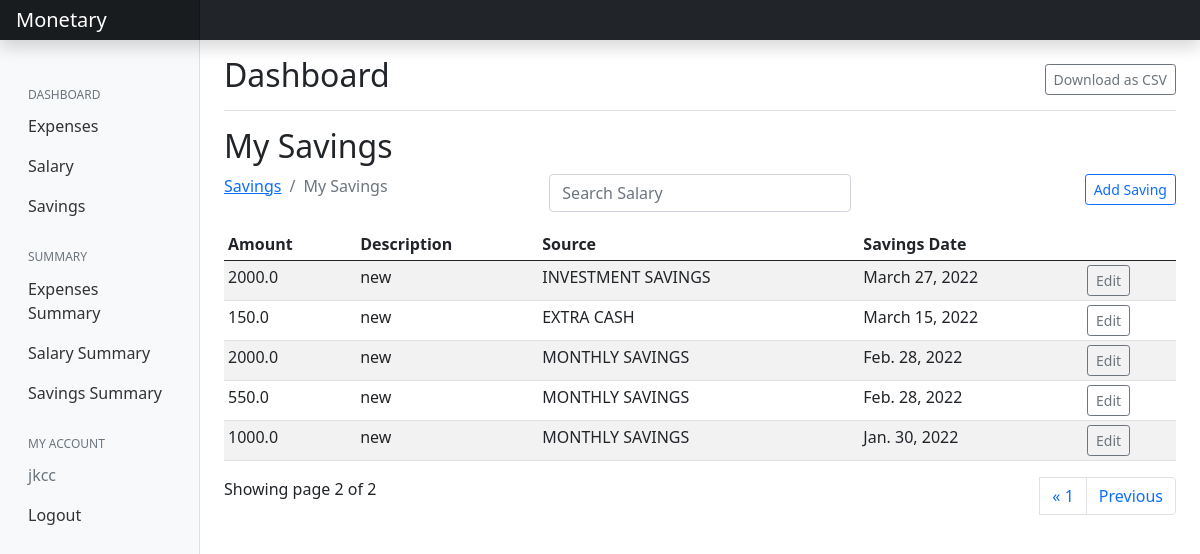
Page /saving/?page=2 (signed in) on the committed database.
### saving/models.py (models this page shows, shortened)
class Saving(models.Model):
    amount = models.FloatField()
    date = models.DateField(default=now)
    description = models.TextField()
    owner = models.ForeignKey(to=User, on_delete=models.CASCADE)
    source = models.CharField(max_length=200)
    class Meta:
        ordering = ['-date']

### saving/views.py (the view)
# urls.py: path('', views.index, name="expenses"),
@login_required(login_url='/accounts/login')
def index(request):
    sources = Source.objects.all()
    saving = Saving.objects.filter(owner=request.user)
    paginator = Paginator(saving, 5)
    page_num = request.GET.get('page')
    page_obj = Paginator.get_page(paginator, page_num)
    context = {
        'saving': saving,
        'page_obj': page_obj
    }
    return render(request, 'saving/index.html', context)

### saving/templates/saving/index.html (shortened to what this page needs)
{% extends 'base.html' %}
{% load static %}
{% block content %}
{% if saving.count %}
<div class="d-flex justify-content-between flex-wrap flex-md-nowrap align-items-center pt-3 pb-2 mb-3 border-bottom">
    <h1 class="h2">Dashboard</h1>
    <div class="btn-toolbar mb-2 mb-md-0">
       <a href="{% url 'saving-csv' %}" class="btn btn-outline-secondary btn-sm">Download as CSV</a>
    </div>
</div>
<h2>My Savings</h2>
<div class="row">
    <div class="col-md-4">
        <nav aria-label="breadcrumb">
            <ol class="breadcrumb">
                <li class="breadcrumb-item"><a href="{% url 'salary' %}">Savings</a></li>
                <li class="breadcrumb-item active" aria-current="page">My Savings</li>
            </ol>
        </nav>
    </div>
    <div class="col-md-4">
        <div class="form-group">
            <input type="text" class="form-control mb-3" id="searchField" placeholder="Search Salary">
        </div>
    </div>
    <div class="col-md-4">
        <a href="{% url 'add-saving' %}" class="btn btn-outline-primary btn-sm mb-3 float-end">Add Saving</a>
    </div>
</div>
<div class="app-table table-responsive">
    <table class="table table-striped table-sm">
        <thead>
            <tr>
                <th>Amount</th>
                <th>Description</th>
                <th>Source</th>
                <th>Savings Date</th>
                <th></th>
            </tr>
        </thead>
        <tbody>
            {% for saving in page_obj %}
            <tr>
                <td>{{saving.amount}}</td>
                <td>{{saving.description}}</td>
                <td>{{saving.source}}</td>
                <td>{{saving.date}}</td>
                <td><a href="{% url 'saving-edit' saving.id %}" class="btn btn-outline-secondary btn-sm">Edit</a></td>
            </tr>
            {% endfor %}
        </tbody>
    </table>
</div>
<div class="pagination-container">
    <div>
        Showing page {{ page_obj.number }} of {{ page_obj.paginator.num_pages }}
        <ul class="pagination align-right float-end mr-auto">
            {% if page_obj.has_previous %}
            <li {% if page_obj == 1 %} class="page-item active" {% endif %}><a class="page-link" href="?page=1">&laquo;
                    1</a></li>
            <li class="page-item"><a class="page-link" href="?page={{ page_obj.previous_page_number }}">Previous</a>
            </li>
            {% endif %}
        </ul>
    </div>
</div>
{% endif %}
{% endblock %}

### templates/base.html (shortened to what this page needs)
{% load static %}
<!doctype html>
<html lang="en">
<head>
    <link href="{% static 'css/main.css' %}" rel="stylesheet">
    <link href="https://cdn.jsdelivr.net/npm/bootstrap@5.0.2/dist/css/bootstrap.min.css" rel="stylesheet"
>
</head>
<body>
    <header class="navbar navbar-dark bg-dark sticky-top flex-md-nowrap p-0 shadow">
        <a class="navbar-brand col-md-3 col-lg-2 me-0 px-3" href="{% url 'expenses' %}">Monetary</a>
    </header>
    <div class="container-fluid">
        <div class="row">
            <nav id="sidebarOption" class="col-md-3 col-lg-2 d-md-block bg-light sidebar collapse">
                <div class="position-sticky pt-3">
                    <ul class="nav flex-column">
                        <h6
                            class="sidebar-heading d-flex justify-content-between align-items-center px-3 mt-4 mb-1 text-muted">
                            <span>Dashboard</span>
                        </h6>
                        <li class="nav-item">
                            <a class="nav-link" href="{% url 'expenses' %}">
                                Expenses
                            </a>
                        </li>
                        <li class="nav-item">
                            <a class="nav-link" href="{% url 'salary' %}">
                                Salary
                            </a>
                        </li>
                        <li class="nav-item">
                            <a class="nav-link" href="{% url 'saving' %}">
                                Savings
                            </a>
                        </li>
                    </ul>
                    <h6
                        class="sidebar-heading d-flex justify-content-between align-items-center px-3 mt-4 mb-1 text-muted">
                        <span>Summary</span>
                    </h6>
                    <ul class="nav flex-column mb-2">
                        <li class="nav-item">
                            <a class="nav-link" href="{% url 'stats' %}">
                                Expenses Summary
                            </a>
                        </li>
                        <li class="nav-item">
                            <a class="nav-link" href="{% url 'salary-stats' %}">
                                Salary Summary
                            </a>
                        </li>
                        <li class="nav-item">
                            <a class="nav-link" href="{% url 'saving-stats' %}">
                                Savings Summary
                            </a>
                        </li>
                    </ul>
                    <h6
                        class="sidebar-heading d-flex justify-content-between align-items-center px-3 mt-4 mb-1 text-muted">
                        <span>My Account</span>
                    </h6>
                    <ul class="nav flex-column mb-2">
                        {% if user.is_authenticated %}
                            <li class="nav-item">
                                <a class="nav-link disabled" href="#">{{ request.user.username }}</a>
                            </li>
                            <li class="nav-item">
                                <a class="nav-link" href="{% url 'account_logout' %}">Logout</a>
                            </li>
                        {% endif %}
                    </ul>
                </div>
            </nav>
            <main class="col-md-9 ms-sm-auto col-lg-10 px-md-4">
                {% block content %}
                {% endblock %}
            </main>
        </div>
    </div>
</body>
</html>

### static/css/main.css (style rules this page uses)
body { font-size: .875rem; }
.sidebar { position: fixed; top: 0; bottom: 0; left: 0; z-index: 100; padding: 48px 0 0; box-shadow: inset -1px 0 0 rgba(0, 0, 0, .1); }
.sidebar .nav-link { font-weight: 500; color: #333; }
.sidebar-heading { font-size: .75rem; text-transform: uppercase; }
.navbar-brand { padding-top: .75rem; padding-bottom: .75rem; font-size: 1rem; background-color: rgba(0, 0, 0, .25); box-shadow: inset -1px 0 0 rgba(0, 0, 0, .25); }

### rows in the picture
Saving: amount "2000.0", description "new", source "INVESTMENT SAVINGS", date "March 27, 2022"
Saving: amount "150.0", description "new", source "EXTRA CASH", date "March 15, 2022"
Saving: amount "2000.0", description "new", source "MONTHLY SAVINGS", date "Feb. 28, 2022"
Saving: amount "550.0", description "new", source "MONTHLY SAVINGS", date "Feb. 28, 2022"
Saving: amount "1000.0", description "new", source "MONTHLY SAVINGS", date "Jan. 30, 2022"

### other values in the picture
{{ request.user.username }} "jkcc"
{{ page_obj.number }} "2"
{{ page_obj.paginator.num_pages }} "2"
